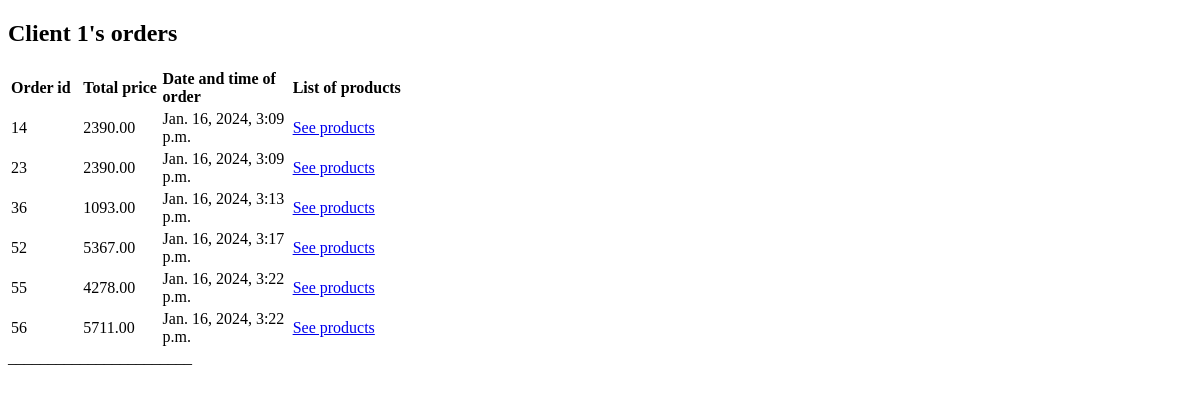
Before: /get_clients_orders/1 with the older database file.
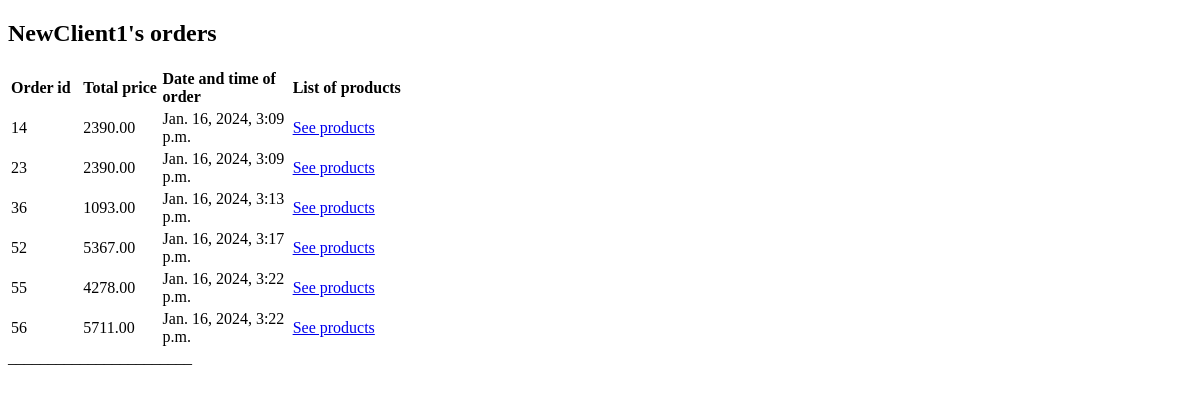
After: the same page with the newer database file.
### hw_app/models.py (models this page shows, shortened)
class Client(models.Model):
    name = models.CharField(max_length=100)
    email = models.EmailField()
    telephone = models.CharField(max_length=12)
    address = models.CharField(max_length=100)
    birthday = models.DateField()

class Order(models.Model):
    customer = models.ForeignKey(Client, on_delete=models.CASCADE)
    products = models.ManyToManyField(Product)
    total_price = models.DecimalField(max_digits=8, decimal_places=2)
    order_date = models.DateTimeField(auto_now_add=True)

### hw_app/views.py (the view)
def get_all_clients_orders(request, pk):
    client = Client.objects.filter(pk=int(pk)).first()
    orders = Order.objects.filter(customer=client).all()
    logger.info("Page about client's orders accessed")
    return render(request, template_name='hw_app/order.html', context={'orders': orders, 'client': client, })

### hw_app/templates/hw_app/order.html (shortened to what this page needs)
{% extends 'hw_app/base.html' %}
{% block content %}
<h2>{{ client.name }}'s orders</h2>
<table>
    <tr>
        <th style="width:90px; text-align:left">Order id</th>
        <th style="width:95px; text-align:left">Total price</th>
        <th style="width:200px; text-align:left">Date and time of order</th>
        <th style="width:1600px; text-align:left">List of products</th>
    </tr>
    {% for order in orders %}
    <tr>
        <td>{{ order.pk }}</td>
        <td>{{ order.total_price }}</td>
        <td>{{ order.order_date }}</td>
        <td><a href="{% url 'get_order_products' order.id %}">See products</a>
    </tr>
    {% endfor %}
</table>
{% endblock %}

### hw_app/templates/hw_app/base.html (shortened to what this page needs)
<!DOCTYPE html>
<html lang="ru">
<head>
</head>
<body background-color="LightCyan">
    {% block content %}{% endblock %}
    <footer>_______________________</footer>
</body>
</html>

Changed rows visible on the page:
changed Client: name "Client 1" → "NewClient1"
